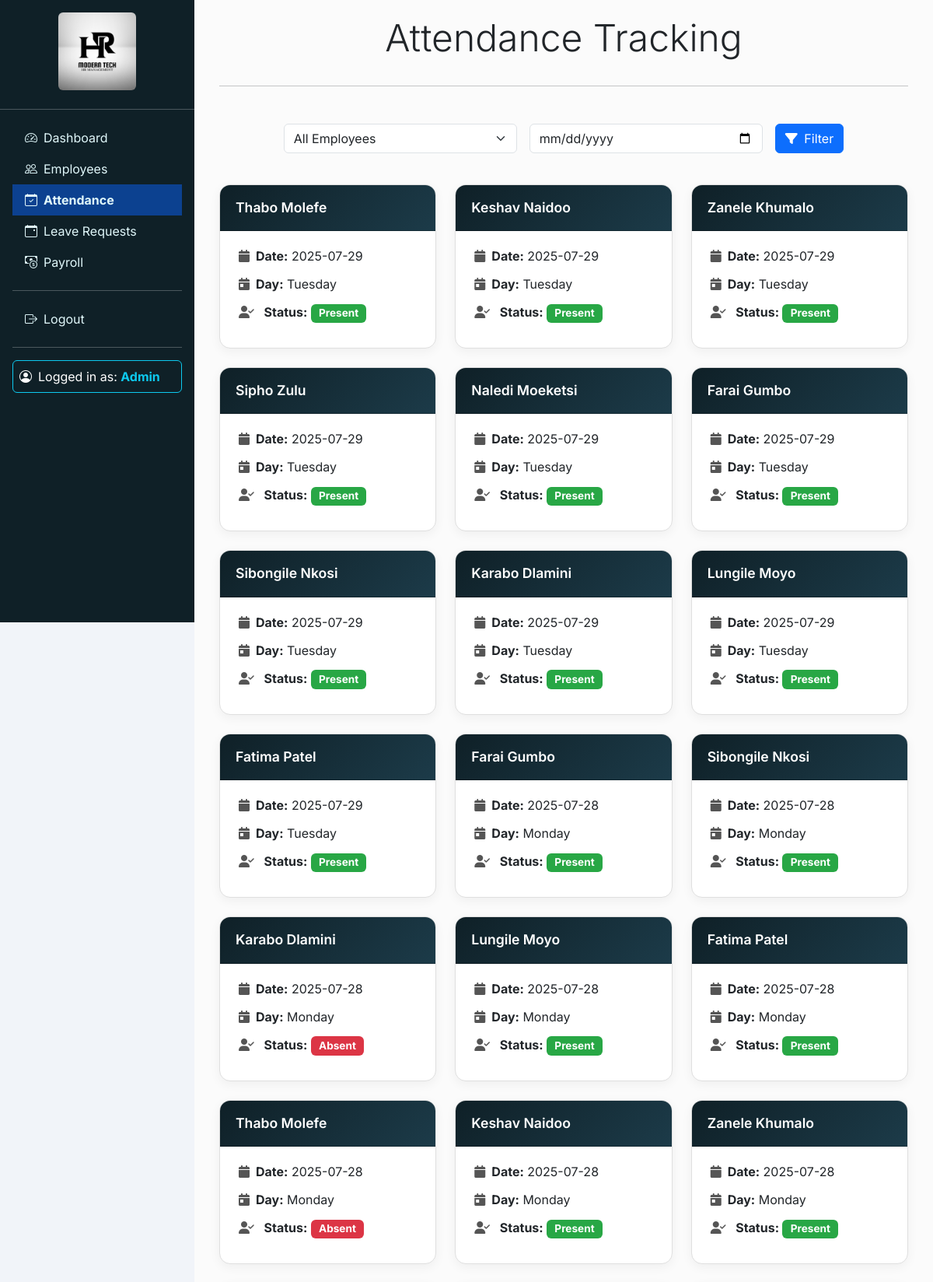
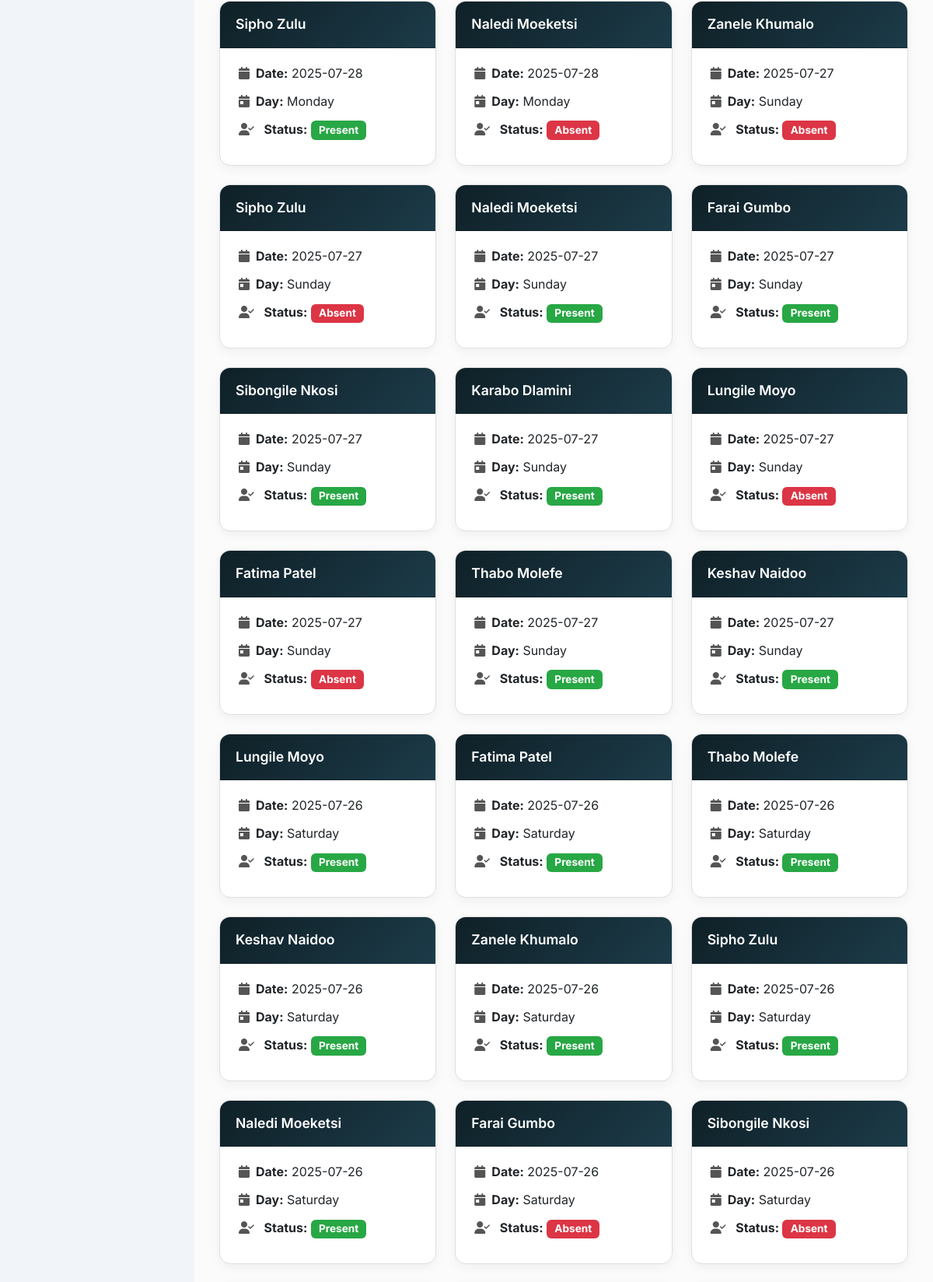
Screenshot of /attendance.php (signed in, upper part) with the database file from the repository (2 pictures, top to bottom).
### tables this page shows
CREATE TABLE attendance (
    id INT AUTO_INCREMENT PRIMARY KEY,
    employee_id INT,
    date DATE,
    status ENUM('Present', 'Absent'),
    FOREIGN KEY (employee_id) REFERENCES employees(employee_id) ON DELETE CASCADE
);

CREATE TABLE employees (
    employee_id INT AUTO_INCREMENT PRIMARY KEY,
    name VARCHAR(100) NOT NULL,
    position VARCHAR(100),
    department VARCHAR(50),
    salary DECIMAL(10,2),
    employment_history TEXT,
    contact VARCHAR(100)
);

### attendance.php (the view, shortened to what this page needs)
<?php
require_once 'db.php';
require_once 'header.php';
$employeeId = $_GET['employee_id'] ?? 0;
$searchDate = $_GET['search_date'] ?? '';
$employeeName = '';
$query = "SELECT a.*, e.name FROM attendance a
          JOIN employees e ON a.employee_id = e.employee_id";
$params = [];
$query .= " ORDER BY a.date DESC LIMIT 50";
$stmt = $pdo->prepare($query);
$stmt->execute($params);
$attendanceRecords = $stmt->fetchAll(PDO::FETCH_ASSOC);
?>
<link href="https://cdnjs.cloudflare.com/ajax/libs/font-awesome/6.5.0/css/all.min.css" rel="stylesheet">
<div class="container">
    <div class="header-section">
        <h2 class="display-5 mb-4">Attendance Tracking <?php echo $employeeName ? "for $employeeName" : ''; ?></h2>
    </div>
<hr class="mb-5">
    <form method="GET" class="filter-form d-flex flex-wrap align-items-center justify-content-center">
        <select name="employee_id" class="form-select mb-2">
            <option value="0">All Employees</option>
        </select>
        <input type="date" name="search_date" class="form-control mb-2" value="<?php echo htmlspecialchars($searchDate); ?>" placeholder="Date">
        <button type="submit" class="btn btn-primary mb-2">
            <i class="fas fa-filter me-1"></i> Filter
        </button>
    </form>
    <div class="row g-4">
        <?php if (count($attendanceRecords) > 0): ?>
            <?php foreach ($attendanceRecords as $record): ?>
                <div class="col-md-6 col-lg-4">
                    <div class="card attendance-card h-100">
                        <div class="card-header">
                            <?php echo !$employeeId ? htmlspecialchars($record['name']) : 'Attendance Record'; ?>
                        </div>
                        <div class="card-body">
                            <p><i class="fas fa-calendar icon"></i><strong>Date:</strong> <?php echo $record['date']; ?></p>
                            <p><i class="fas fa-calendar-day icon"></i><strong>Day:</strong> <?php echo date('l', strtotime($record['date'])); ?></p>
                            <p>
                                <i class="fas fa-user-check icon"></i>
                                <strong>Status:</strong>
                                <span class="badge <?php echo $record['status'] == 'Present' ? 'bg-success' : 'bg-danger'; ?>">
                                    <?php echo $record['status']; ?>
                                </span>
                            </p>
                        </div>
                    </div>
                </div>
            <?php endforeach; ?>
        <?php else: ?>
            <p class="text-muted text-center">No attendance records found for your filters.</p>
        <?php endif; ?>
    </div>
</div>
<?php require_once 'footer.php'; ?>

### header.php (style rules this page uses)
body { margin: 0; padding: 0; overflow-x: hidden; font-family: 'Inter', sans-serif; }
strong { font-weight: 700; }

### attendance.php (style rules this page uses)
body { background-color: #f1f4f9; font-family: 'Inter', sans-serif; }
.attendance-card { border-radius: 14px; overflow: hidden; transition: transform 0.3s ease, box-shadow 0.3s ease; border: 1px solid #dfdfdfff; background-color: #ffffff; box-shadow: 0 4px 14px rgba(0, 0, 0, 0.05); }
.attendance-card .card-header { background: linear-gradient(135deg, #0f2027, #1c3b49ff); color: white; padding: 1rem 1.25rem; font-weight: 600; font-size: 1.1rem; }
.attendance-card .card-body { padding: 1.25rem 1.5rem; }
.attendance-card .card-body p { margin-bottom: 0.75rem; }
.badge { font-size: 0.85rem; padding: 0.4em 0.75em; border-radius: 6px; }
.badge.bg-success { background-color: #28a745 !important; }
.badge.bg-danger { background-color: #dc3545 !important; }
.filter-form { margin-bottom: 2rem; }
.filter-form .form-select, .filter-form .form-control { max-width: 300px; display: inline-block; margin-right: 1rem; }
.filter-form .btn { vertical-align: top; }
.header-section { text-align: center; margin-bottom: 2rem; }
.icon { margin-right: 8px; color: #555; }

### rows the page displays
attendance: employee.name "Thabo Molefe", date "2025-07-29", date "Tuesday", status "Present"
attendance: employee.name "Keshav Naidoo", date "2025-07-29", date "Tuesday", status "Present"
attendance: employee.name "Zanele Khumalo", date "2025-07-29", date "Tuesday", status "Present"
attendance: employee.name "Sipho Zulu", date "2025-07-29", date "Tuesday", status "Present"
attendance: employee.name "Naledi Moeketsi", date "2025-07-29", date "Tuesday", status "Present"
attendance: employee.name "Farai Gumbo", date "2025-07-29", date "Tuesday", status "Present"
attendance: employee.name "Sibongile Nkosi", date "2025-07-29", date "Tuesday", status "Present"
attendance: employee.name "Karabo Dlamini", date "2025-07-29", date "Tuesday", status "Present"
attendance: employee.name "Lungile Moyo", date "2025-07-29", date "Tuesday", status "Present"
attendance: employee.name "Fatima Patel", date "2025-07-29", date "Tuesday", status "Present"
attendance: employee.name "Farai Gumbo", date "2025-07-28", date "Monday", status "Present"
attendance: employee.name "Sibongile Nkosi", date "2025-07-28", date "Monday", status "Present"
attendance: employee.name "Karabo Dlamini", date "2025-07-28", date "Monday", status "Absent"
attendance: employee.name "Lungile Moyo", date "2025-07-28", date "Monday", status "Present"
attendance: employee.name "Fatima Patel", date "2025-07-28", date "Monday", status "Present"
attendance: employee.name "Thabo Molefe", date "2025-07-28", date "Monday", status "Absent"
attendance: employee.name "Keshav Naidoo", date "2025-07-28", date "Monday", status "Present"
attendance: employee.name "Zanele Khumalo", date "2025-07-28", date "Monday", status "Present"
attendance: employee.name "Sipho Zulu", date "2025-07-28", date "Monday", status "Present"
attendance: employee.name "Naledi Moeketsi", date "2025-07-28", date "Monday", status "Absent"
attendance: employee.name "Zanele Khumalo", date "2025-07-27", date "Sunday", status "Absent"
attendance: employee.name "Sipho Zulu", date "2025-07-27", date "Sunday", status "Absent"
attendance: employee.name "Naledi Moeketsi", date "2025-07-27", date "Sunday", status "Present"
attendance: employee.name "Farai Gumbo", date "2025-07-27", date "Sunday", status "Present"
attendance: employee.name "Sibongile Nkosi", date "2025-07-27", date "Sunday", status "Present"
attendance: employee.name "Karabo Dlamini", date "2025-07-27", date "Sunday", status "Present"
attendance: employee.name "Lungile Moyo", date "2025-07-27", date "Sunday", status "Absent"
attendance: employee.name "Fatima Patel", date "2025-07-27", date "Sunday", status "Absent"
attendance: employee.name "Thabo Molefe", date "2025-07-27", date "Sunday", status "Present"
attendance: employee.name "Keshav Naidoo", date "2025-07-27", date "Sunday", status "Present"
attendance: employee.name "Lungile Moyo", date "2025-07-26", date "Saturday", status "Present"
attendance: employee.name "Fatima Patel", date "2025-07-26", date "Saturday", status "Present"
attendance: employee.name "Thabo Molefe", date "2025-07-26", date "Saturday", status "Present"
attendance: employee.name "Keshav Naidoo", date "2025-07-26", date "Saturday", status "Present"
attendance: employee.name "Zanele Khumalo", date "2025-07-26", date "Saturday", status "Present"
attendance: employee.name "Sipho Zulu", date "2025-07-26", date "Saturday", status "Present"
attendance: employee.name "Naledi Moeketsi", date "2025-07-26", date "Saturday", status "Present"
attendance: employee.name "Farai Gumbo", date "2025-07-26", date "Saturday", status "Absent"
attendance: employee.name "Sibongile Nkosi", date "2025-07-26", date "Saturday", status "Absent"
